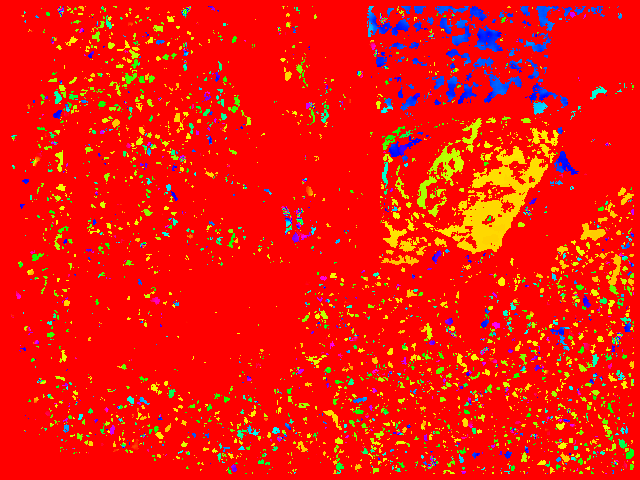
#> input picture test/_1_2017-06-21_09:46:43__depth.PNG, 640 x 480 px
$ python -i cone_detection.py   (imports and definitions only)   (Python 2 division)   (older library calls are emulated)
#> lines starting #> are read from the running program, lines starting #| are printed output that depends on the picture; after the words box and inside, x2 and y2 are one past the last pixel; in counts of white or black regions, pixels touching at a corner belong together
#> further down, picture is the input picture: shape (480, 640, 3); mean B, G, R 10.3, 22.8, 240.6
from __future__ import division
import cv2
#to show the image
from matplotlib import pyplot as plt
import numpy as np
from math import cos, sin

green = (0, 255, 0)

def greeting():
    print "Hello, world."


def show(image):
    # Figure size in inches
    plt.figure(figsize=(10, 10))

    # Show image, with nearest neighbour interpolation
    #plt.imshow(image, interpolation='nearest')

def overlay_mask(mask, image):
	#make the mask rgb
    rgb_mask = cv2.cvtColor(mask, cv2.COLOR_GRAY2RGB)
    #calculates the weightes sum of two arrays. in our case image arrays
    #input, how much to weight each.
    #optional depth value set to 0 no need
    img = cv2.addWeighted(rgb_mask, 0.5, image, 0.5, 0)
    return img

#def get_mask(image):
 #   mask = np.zeros(image.shape, np.uint8)
  #  return mask


def find_contours(image,colimage):
########## COPY IMAGE ######################
    clone = image.copy()
    clone2 = colimage.copy()
    #cv2.imshow('image', clone)
    #input, gives all the contours, contour approximation compresses horizontal,
    #vertical, and diagonal segments and leaves only their end points. For example,
    #an up-right rectangular contour is encoded with 4 points.
    #Optional output vector, containing information about the image topology.
    #It has as many elements as the number of contours.
    #we dont need it

########### FIND CONTOURS #################

    ret, threshed_img = cv2.threshold(clone, 127, 255, cv2.THRESH_BINARY)


#######ASPECT RATIO HAS 3 OR GREATER
####### STRAIGHT FORWARD WAY TO ELIMINATE FALSE POSITIVES


    #pseudo_col = cv2.cvtColor(clone, cv2.COLOR_GRAY2RGB)
    r_image, contours, hierarchy = cv2.findContours(threshed_img, cv2.RETR_EXTERNAL, cv2.CHAIN_APPROX_SIMPLE)
    #mod_image, contours, hierarchy = cv2.findContours(image.copy(), cv2.RETR_EXTERNAL, cv2.CHAIN_APPROX_NONE)
    #cv2.imshow('new image', mod_image)

########### DRAW CONTOURS #################
    for i in contours:
        # get convex hull
        hull = cv2.convexHull(i)
        #print hull
        # draw the contour
        cv2.drawContours(colimage, [hull], -1, (0, 255,0), 2)


        #i = hierarchy[i][0]
    #draw = cv2.drawContours(mod_image, contours, -1, (0,255,0), 10)
    colimage = colimage - clone2
    #cv2.imshow("contours", colimage)
    #cv2.drawContours(mod_image, contours, i, 'blue', CV_FILLED, 8, hierarchy)
    return colimage

    # [31 lines of commented-out code are left out]

def circle_contour(image, contour):
    # Bounding ellipse
    image_with_ellipse = image.copy()
    #easy function
    ellipse = cv2.fitEllipse(contour)
    #add it
    cv2.ellipse(image_with_ellipse, ellipse, green, 2, cv2.LINE_AA)
    return image_with_ellipse


def find_cone(image):
    image = cv2.cvtColor(image, cv2.COLOR_BGR2RGB)
    cone_spotted = False
    # Make a consistent size
    #get largest dimension

#    max_dimension = max(image.shape)

    #The maximum window size is 700 by 660 pixels. make it fit in that
#    scale = 700/max_dimension

    #resize it. same width and hieght none since output is 'image'.
 #   image = cv2.resize(image, None, fx=scale, fy=scale)


    #we want to eliminate noise from our image. clean. smooth colors without
    #dots
    # Blurs an image using a Gaussian filter. input, kernel size, how much to filter, empty)
    image_blur = cv2.GaussianBlur(image, (7, 7), 0)

    #t unlike RGB, HSV separates luma, or the image intensity, from
    # chroma or the color information.
    #just want to focus on color, segmentation
    image_hsv = cv2.cvtColor(image_blur, cv2.COLOR_RGB2HSV)
#> image_hsv: shape (480, 640, 3); mean H, S, V 19.5, 249.3, 244
    #cv2.imwrite('HSV-BLUR.jpg', image_blur_hsv)


###########  THRESHOLDING #############
    # Filter by colour
    # 0-10 hue
    #minimum red amount, max red amount
    min_orange = np.array([0, 193, 115])
    max_orange = np.array([15, 255, 255])

#    min_orange = np.array([0, 135, 135])
#    max_orange = np.array([15, 255, 255])

    #max_orange = np.array([179, 255, 255])
    #layer
    mask1 = cv2.inRange(image_hsv, min_orange, max_orange)
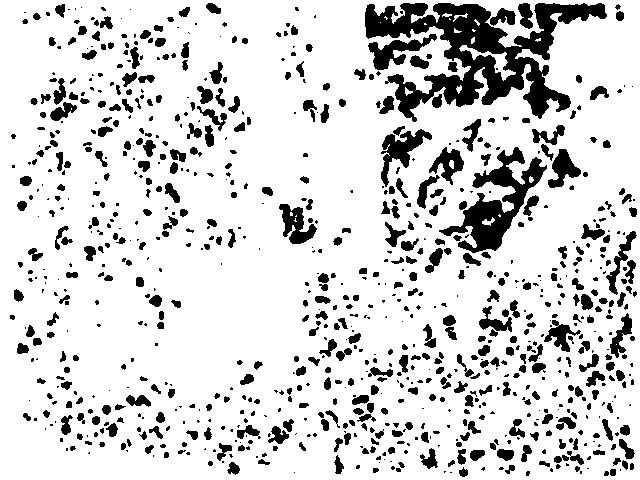
#> mask1: shape (480, 640); 83.3% white; 906 black regions (440 under 20 px), largest, box (x1, y1, x2, y2) and area: (365, 3, 607, 122) 11123, (439, 147, 547, 253) 3681, (381, 129, 432, 187) 1044
#    cv2.imshow("m1", mask1)

    min_orange2 = np.array([159, 135, 132])
    max_orange2 = np.array([179, 255, 255])

    mask2 = cv2.inRange(image_hsv, min_orange2, max_orange2)
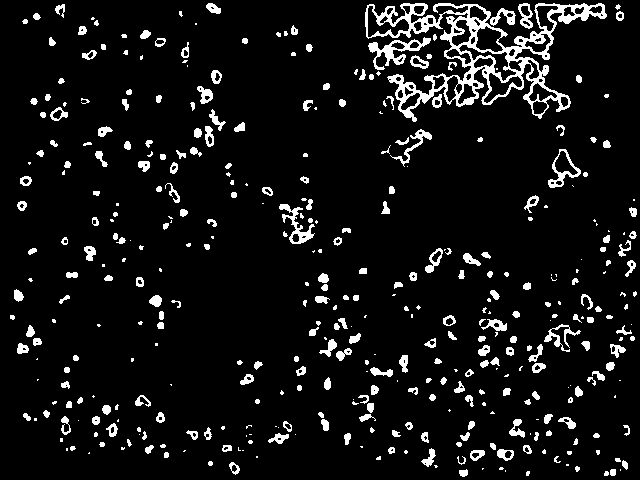
#> mask2: shape (480, 640); 7.6% white; 410 white regions (152 under 20 px), largest, box (x1, y1, x2, y2) and area: (365, 3, 607, 122) 6393, (368, 37, 431, 70) 631, (279, 204, 315, 244) 446
   # [15 lines of commented-out code are left out]
    mask = (mask1 + mask2) - (mask1-mask2) - (mask2-mask1)
#> mask: shape (480, 640); 90.9% white; 834 black regions (501 under 20 px), largest, box (x1, y1, x2, y2) and area: (439, 147, 547, 253) 3681, (381, 131, 421, 187) 675, (429, 147, 464, 185) 589
#    cv2.imshow("mask", mask)


    #looking for what is in both ranges
    # Combine masks
    #mask = mask1 + mask2
    # Clean up
    #we want to circle our strawberry so we'll circle it with an ellipse
    #with a shape of 15x15
    #kernel = cv2.getStructuringElement(cv2.MORPH_ELLIPSE, (15, 15))
    #morph the image. closing operation Dilation followed by Erosion.
    #It is useful in closing small holes inside the foreground objects,
    #or small black points on the object.
    #mask_closed = cv2.morphologyEx(mask, cv2.MORPH_CLOSE, kernel)
    #erosion followed by dilation. It is useful in removing noise
    #mask_clean = cv2.morphologyEx(mask_closed, cv2.MORPH_OPEN, kernel)
    #cv2.imshow("mask-clean", mask_clean)


############## CLONE IMAGE ################
    thresholded_image = mask.copy()


############### ERODE #####################
    kernel = np.ones((5,5), np.uint8)
    eroded_image = cv2.erode(thresholded_image, kernel, 1)
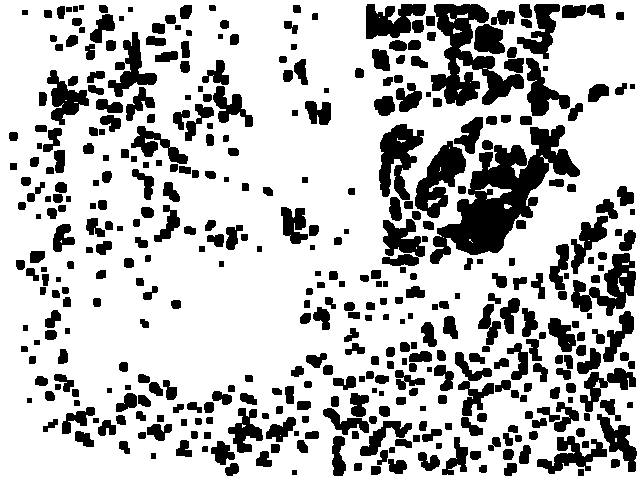
#> eroded_image: shape (480, 640); 74.4% white; 418 black regions, largest, box (x1, y1, x2, y2) and area: (430, 125, 580, 264) 7739, (431, 4, 524, 106) 4074, (415, 141, 466, 218) 1963


############## DILATE #####################

    img_dilation = cv2.dilate(eroded_image, kernel, iterations=1)
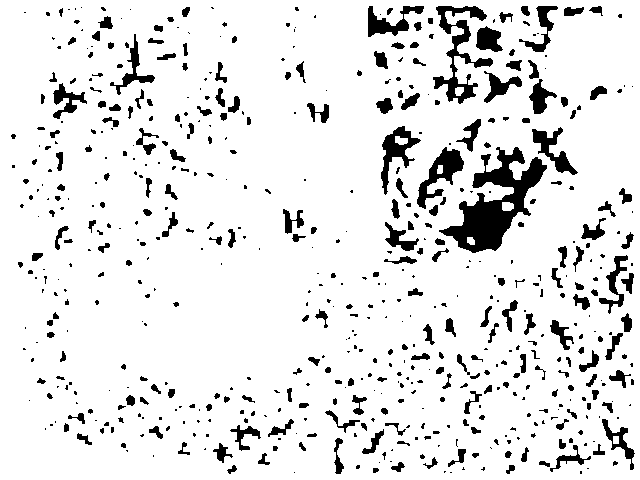
#> img_dilation: shape (480, 640); 89.8% white; 592 black regions (332 under 20 px), largest, box (x1, y1, x2, y2) and area: (439, 147, 547, 253) 4325, (433, 6, 493, 104) 1709, (417, 147, 464, 209) 1055
  #  cv2.imshow("dilated", img_dilation)

########### GAUSSIAN BLUR ##################

    # Blurs an image using a Gaussian filter. input, kernel size, how much to filter, empty)
    image_blur = cv2.GaussianBlur(img_dilation, (7, 7), 0)
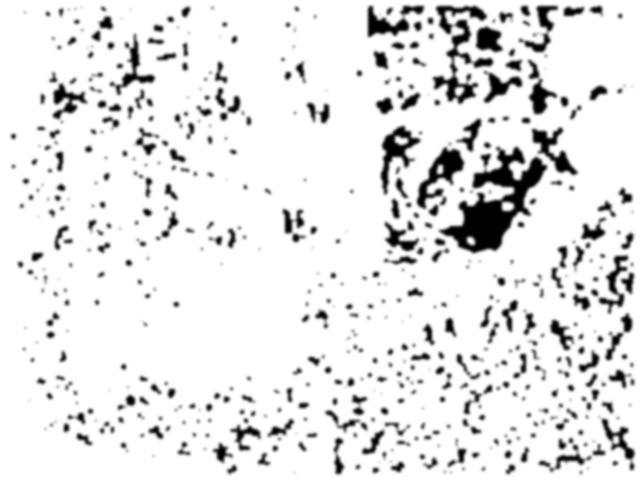
#> image_blur: shape (480, 640); min 0, max 255, mean 229
  #  cv2.imshow('blurred', image_blur)

########### CANNY EDGE #####################
    edge = cv2.Canny(image_blur, 4000, 4500, apertureSize=5)
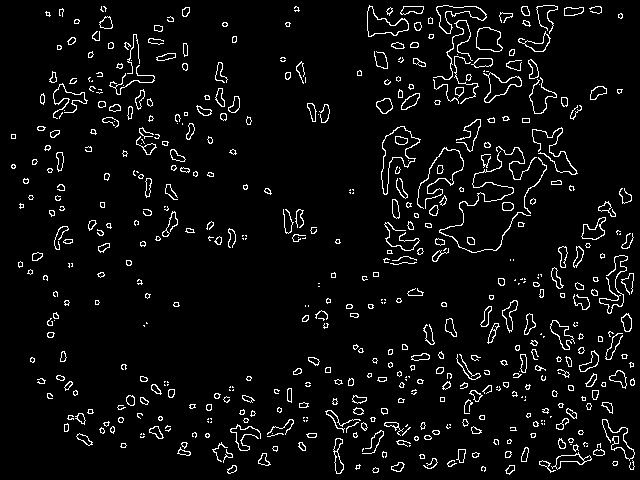
#> edge: shape (480, 640); 5.1% white in thin lines or dots
    cloned_edge = edge.copy()


   # if


    #cloned_edge = cloned_edge/2.0
   # low = np.array([0,0,0])
   # high = np.array([.6, .6, .6])
    actual_cone = mask1.any() and mask2.any()
#> actual_cone = True
    if actual_cone == True:

        cone_spotted = True
    #cv2.imshow("canny", edge)

########### FIND CONTOURS #################
# gets rid of noise in canny edge image
# makes everything in the image a smooth shape
        contour = find_contours(edge, image_hsv)
#> in find_contours, `r_image, contours, hierarchy = cv2.findContours(threshed_img, cv2.RETR..`: contours = 536 contours, 324 with area under 20; largest, box (x1, y1, x2, y2) and area: (381, 126, 421, 195) 1034, (367, 5, 409, 37) 604, (436, 5, 487, 34) 530, (476, 27, 503, 52) 482, (483, 72, 522, 103) 470
#> the loop in find_contours, `for i in contours:` made 536 passes
#> hull on passes 21, 29, 42: [[363, 449], [362, 451], [362, 449], [363, 448]], [[600, 447], [597, 447], [597, 444], [600, 443]], [[144, 436], [143, 437], [140, 437], [140, 436]]
#> after the loop in find_contours, `for i in contours:`: colimage: shape (480, 640, 3); mean H, S, V 13.6, 251.9, 215.8
#> in find_contours, `colimage = colimage - clone2`: colimage: shape (480, 640, 3); mean H, S, V 24.9, 2.5, 5.1
        contour = cv2.cvtColor(contour, cv2.COLOR_BGR2GRAY)
        thresh, contour = cv2.threshold(contour, 128, 255, cv2.THRESH_BINARY | cv2.THRESH_OTSU)
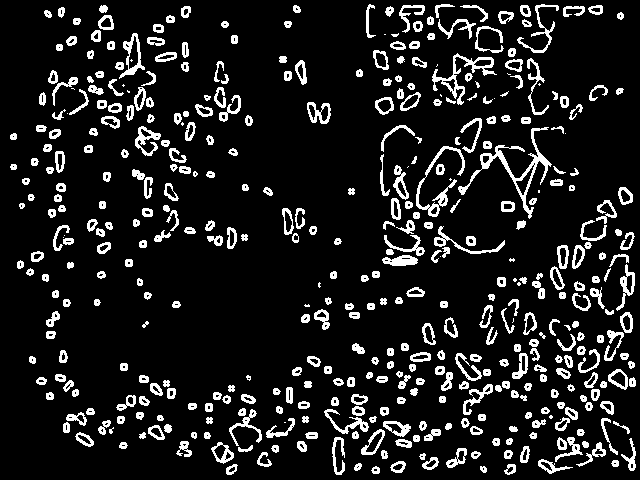
#> contour: shape (480, 640); 11.6% white; 452 white regions (34 under 20 px), largest, box (x1, y1, x2, y2) and area: (458, 127, 552, 219) 1116, (432, 53, 497, 105) 669, (416, 146, 465, 217) 620
#> thresh = 24
   # for i in
 # cv2.imshow('contours', con)
 #   cv2.imshow('contour', contour)

    #cv2.imshow('edge', edge)
    # Find biggest cone
    #get back list of segmented cone and an outline for the biggest one
   # mask_cones = find_biggest_contour(mask_clean)
    #cv2.imshow('contours',mask_cones)
    # Overlay cleaned mask on image
    # overlay mask on image, strawberry now segmented
    #overlay = overlay_mask(mask_clean, image)

    # at this point, the contours are found

########### APPROX POLYGONS ################
   # epsilon = .3 #0.1*cv2.arcLength(contour, True)
    #approx = cv2.approxPolyDP(contour, epsilon, True)
    #cv2.imshow("approx", approx)
    #For Each contour As Contour(Of Point) In listOfContours 'for each contour
   # 'draw on imgContours in case show steps is chosen
#CvInvoke.cvDrawContours(imgContours, contour, New MCvScalar(255), New MCvScalar(255), 100, 1, LINE_TYPE.CV_AA, New Point(0, 0))

################ MOMENTS ###################
        M = cv2.moments(contour)
#> M = moments, m00 9116250, centre m10/m00, m01/m00 = (362.9, 248.9)
    #print M
        if (M['m00'] != 0):
            cx = int(M['m10']/M['m00'])
#> cx = 362
            cy = int(M['m01']/M['m00'])
#> cy = 248
            print cx
#| 362
            print cy
#| 248
            contour = cv2.circle(contour, (cx,cy), 2, (255,255,255), 3)
    # [21 lines of commented-out code are left out]

            return contour, cone_spotted, cx, cy
    cx = 0
    cy = 0
    return edge, cone_spotted, cx, cy

# [9 lines of commented-out code are left out]

>>> import cv2
>>> picture = cv2.imread('test/_1_2017-06-21_09:46:43__depth.PNG')
>>> result = find_cone(picture)
